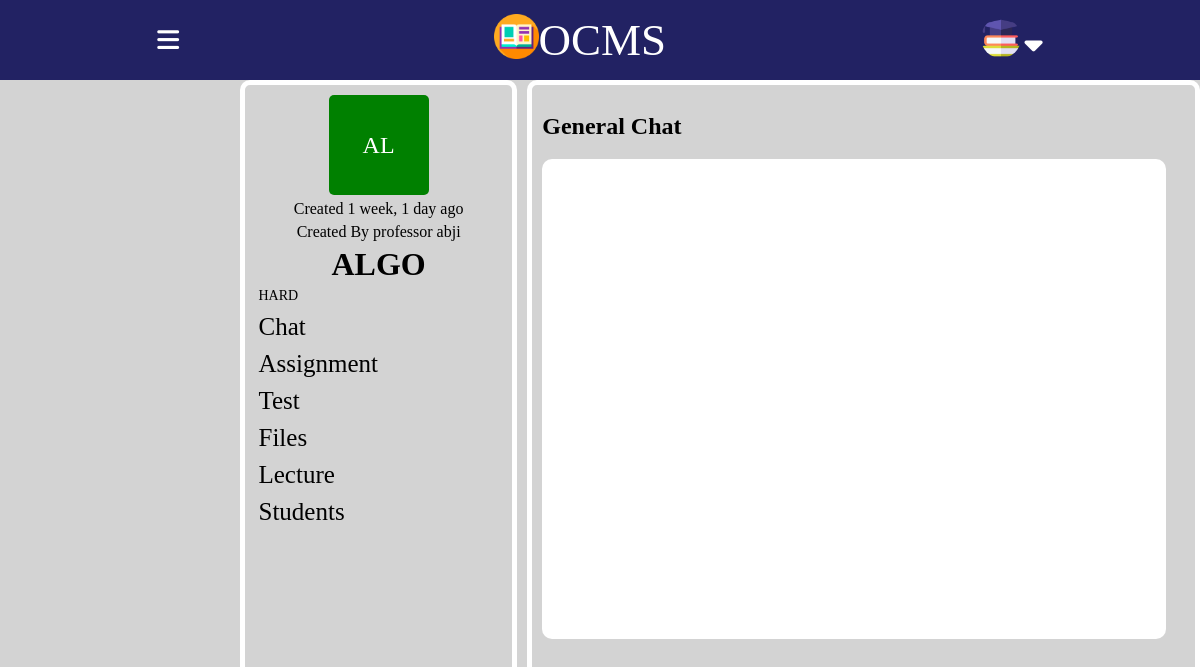
Page /sroom/9/ on the earlier database version.
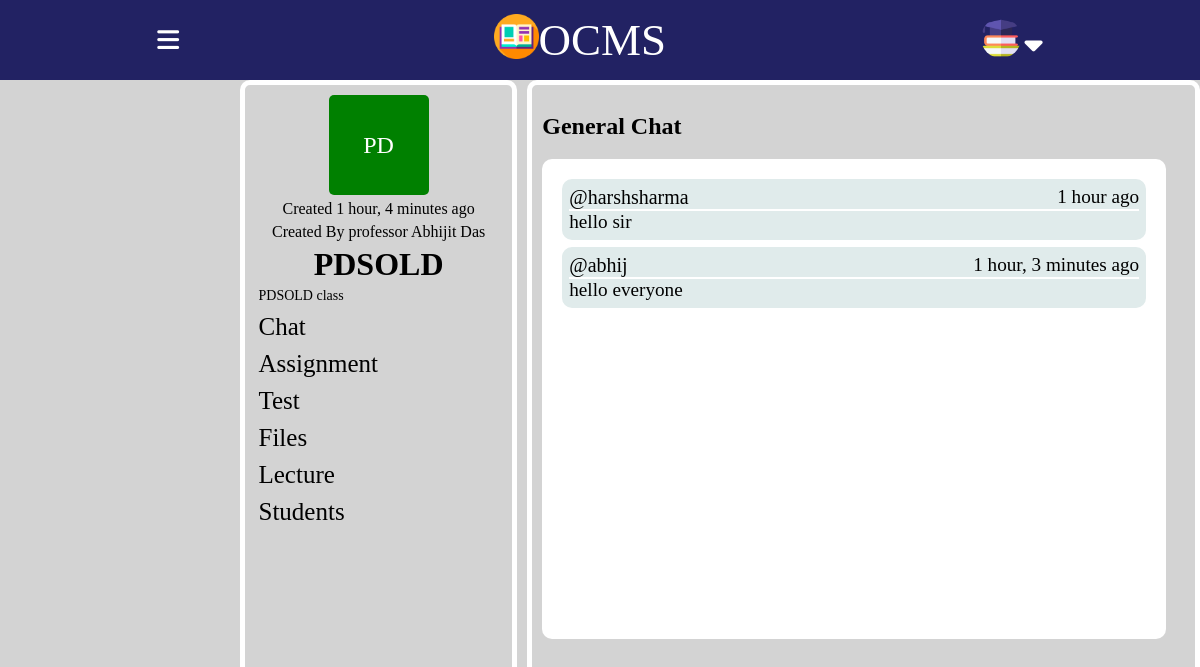
Same page on the later database version.
### base/models.py (models this page shows, shortened)
class Room(models.Model):
    course_id=models.CharField(max_length=100)
    teacher=models.CharField(max_length=100)
    name = models.CharField(max_length=200) #set it to host.subject_name during declaration by default
    description = models.TextField(null=True, blank=True)
    avatar = models.ImageField(null=True, default="avatar.svg")
    room_code=models.CharField(max_length=100)
    updated = models.DateTimeField(auto_now=True)
    created = models.DateTimeField(auto_now_add=True)
    class Meta:
        ordering = ['-updated', '-created']

class Message(models.Model):
    user = models.ForeignKey(User, on_delete=models.CASCADE)
    room = models.ForeignKey(Room, on_delete=models.CASCADE)
    body = models.TextField(max_length=1000)
    updated = models.DateTimeField(auto_now=True)
    created = models.DateTimeField(auto_now_add=True)
    class Meta:
        ordering = ['-updated', 'created']

class User(AbstractUser):
    is_student = models.BooleanField(default=False)
    is_teacher = models.BooleanField(default=False)

### base/views.py (the view, shortened to what this page needs)
# urls.py: path('sroom/<str:pk>/',views.sroom,name="sroom"),
def sroom(request ,pk):
    room=Room.objects.get(id=pk)
    room_messages=room.message_set.all()
    participants=Student.objects.filter(rooms__id=pk)
    context={'room':room,'room_messages':room_messages,'participants':participants}
    return render(request,'base/sroom.html',context)

### base/templates/base/sroom.html (shortened to what this page needs)
{% include 'student_main.html' %}
{% block content %}
       <div class="bigcontainer">
        <div class="leftcontainer">
            <div class="classicon">
                {{ room.name|slice:":2" }}
            </div>
           <p>Created {{room.created | timesince}} ago</p>
           <p>Created By professor {{room.teacher}}</p>
            <div class="classname">
                <h1>{{room.name}} </h1>
            </div>
            <ul>
                <li class="opt" style="font-size: 14px;">
                    {{room.description}}
                </li>
                <li class="opt">
                    <a href="{% url 'sroom' room.id %}">Chat</a>
                </li>
                <li class="opt">
                  <a href="{% url 'sassignments' room.id %}">Assignment</a>
                </li>
                <li class="opt">
                 <a href="{% url 'stest' room.id %}">Test</a>
                </li>
                <li class="opt">
                   <a href="{% url 'sfiles' room.id %}">Files</a>
                </li>
                <li class="opt">
                    <a href="{% url 'slectures' room.id %}">Lecture</a>
                </li>
                <li class="opt">
                    <a href="{% url 'rstudents' room.id %}">Students</a>
                </li>
            </ul>
        </div>
        <div class="rightcontainer">
            <div class="rightnav">
            <h2>General Chat</h2>
        </div>
        <div class="messagebox">
            {% for message in room_messages %}
            <div class="mes">
              <div class="messager">
                <p>@{{message.user}}</p>
                <p>{{message.created | timesince}} ago</p>
              </div>
              <p>{{message.body}}</p>
        </div>
        {% endfor %}
       </div>
{% endblock content %}

Differences in the rows shown:
changed Room: name "AL" → "PD"; created "1 week, 1 day" → "1 hour, 4 minutes"; teacher "abji" → "Abhijit Das"; name "ALGO" → "PDSOLD"; description "HARD" → "PDSOLD class"
now on this page (row edited): Message: user "harshsharma", created "1 hour", body "hello sir"
now on this page (row edited): Message: user "abhij", created "1 hour, 3 minutes", body "hello everyone"
